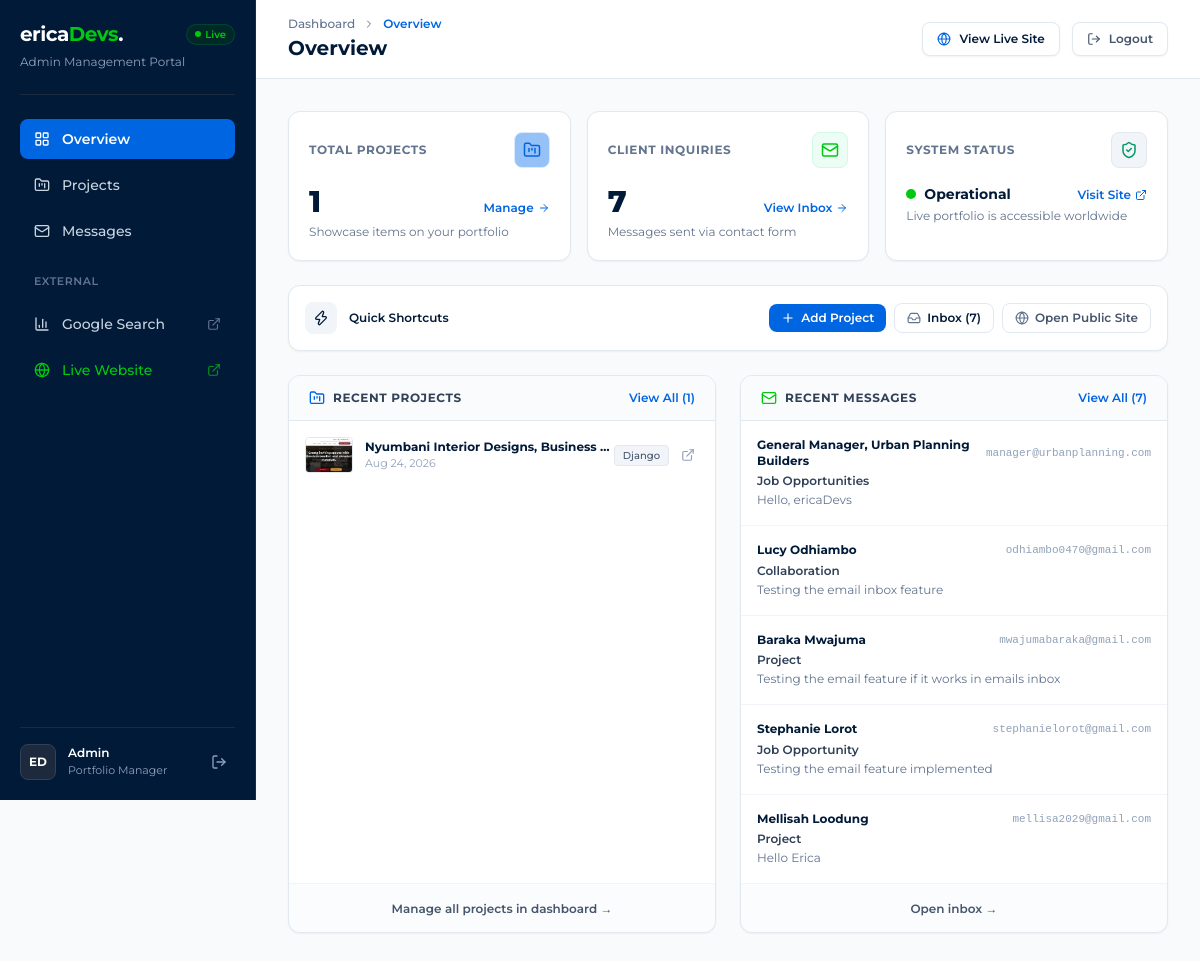
Before: /dashboard/overview/ (signed in) with the older database file.
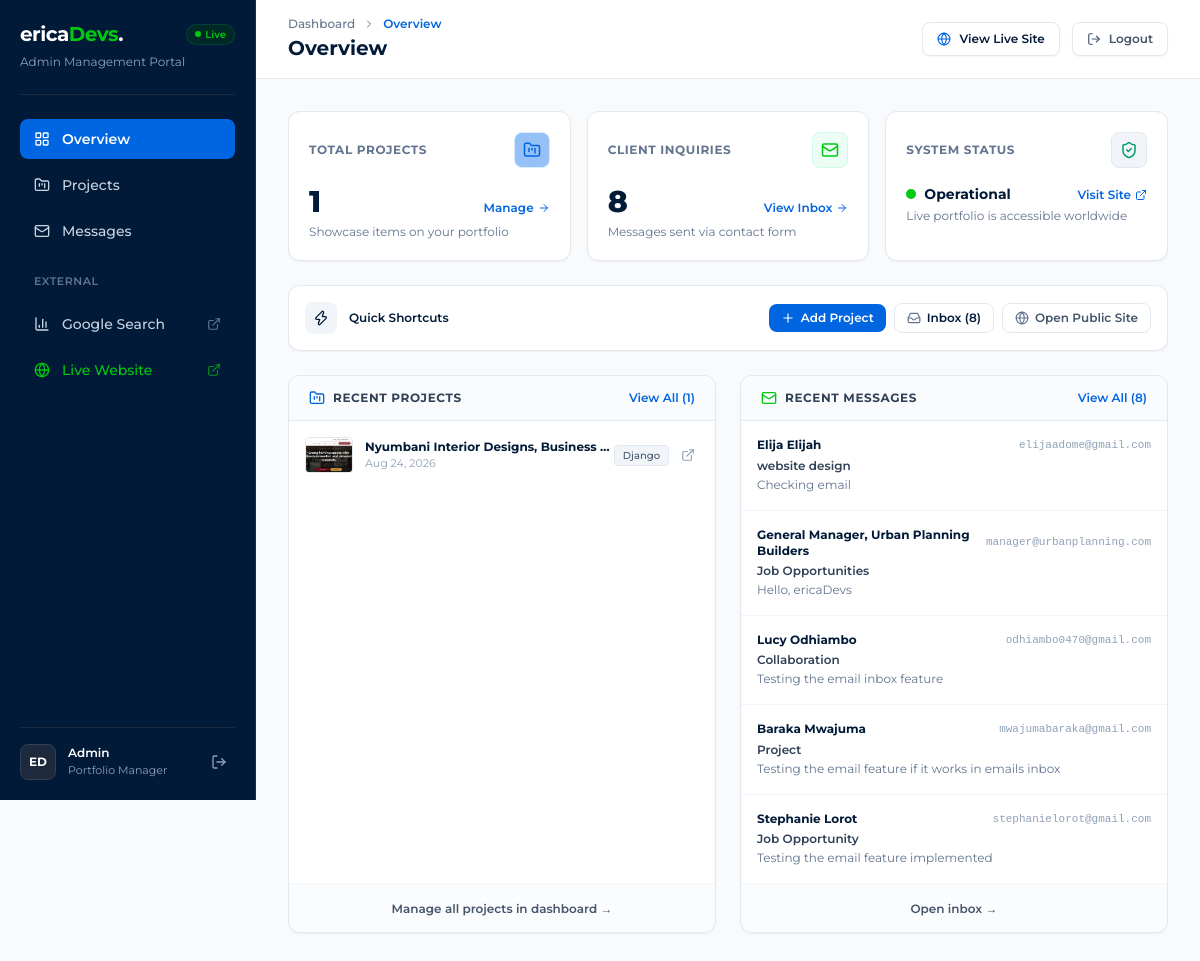
After: the same page with the newer database file.
### Projects/models.py (models this page shows, shortened)
class Project(models.Model):
	title = models.CharField(max_length=200)
	description = models.TextField()
	problem = models.TextField()
	solution = models.TextField()
	cover_photo = models.ImageField(upload_to='projects/', blank=True, null=True)
	technologies = models.JSONField(default=list)
	url = models.URLField(blank=True)
	date = models.DateField()
	slug = models.SlugField(max_length=220, unique=True, editable=False)

### Contacts/models.py (models this page shows, shortened)
class Clients(models.Model):
    full_name = models.CharField(max_length = 150, blank = False)
    email = models.EmailField(max_length = 200, blank = False)
    subject = models.CharField(max_length = 200, blank = False)
    message = models.TextField(blank = False)

### Dashboard/views.py (the view)
# urls.py: path('overview/', views.overview_view, name='overview'),
@login_required
def overview_view(request):
    total_contacts = Clients.objects.count()
    total_projects = Project.objects.count()
    recent_projects = Project.objects.order_by('-date')[:5]
    recent_contacts = Clients.objects.order_by('-id')[:5]
    context = {
        "contacts": total_contacts,
        "projects": total_projects,
        "recent_projects": recent_projects,
        "recent_contacts": recent_contacts,
    }
    return render(request, 'admin/overview.html', context)

### Dashboard/templates/admin/overview.html (shortened to what the changed rows need)
{% extends 'admin/layout.html' %}
{% block page_title %}Overview{% endblock %}
{% block content %}
<section class="space-y-6">
    <div class="grid gap-4 sm:grid-cols-2 lg:grid-cols-3">
        <div class="rounded-xl border border-slate-200 bg-white p-5 shadow-xs transition hover:border-slate-300">
            <div class="mt-4 flex items-baseline justify-between">
                <p class="text-3xl font-extrabold text-navy">{{ contacts }}</p>
                <a href="{% url 'dashboard:contacts' %}" class="inline-flex items-center gap-1 text-xs font-semibold text-blue hover:underline">
                    View Inbox
                    <i data-lucide="arrow-right" class="h-3 w-3"></i>
                </a>
            </div>
        </div>
    </div>
    <div class="flex flex-wrap items-center justify-between gap-3 rounded-xl border border-slate-200 bg-white p-4 shadow-xs">
        <div class="flex flex-wrap items-center gap-2">
            <a href="{% url 'dashboard:projects' %}" class="inline-flex items-center gap-1.5 rounded-lg bg-blue px-3 py-1.5 text-xs font-semibold text-white hover:bg-blue-hover transition">
                <i data-lucide="plus" class="h-3.5 w-3.5"></i>
                Add Project
            </a>
            <a href="{% url 'dashboard:contacts' %}" class="inline-flex items-center gap-1.5 rounded-lg border border-slate-200 bg-white px-3 py-1.5 text-xs font-semibold text-navy hover:bg-slate-50 transition">
                <i data-lucide="inbox" class="h-3.5 w-3.5 text-slate-500"></i>
                Inbox ({{ contacts }})
            </a>
            <a href="/" target="_blank" class="inline-flex items-center gap-1.5 rounded-lg border border-slate-200 bg-white px-3 py-1.5 text-xs font-semibold text-slate-600 hover:bg-slate-50 transition">
                <i data-lucide="globe" class="h-3.5 w-3.5 text-slate-500"></i>
                Open Public Site
            </a>
        </div>
    </div>
    <div class="grid gap-6 lg:grid-cols-2">
        <div class="rounded-xl border border-slate-200 bg-white shadow-xs overflow-hidden flex flex-col justify-between">
            <div>
                <div class="divide-y divide-slate-100">
                    {% if recent_projects %}
                        {% for p in recent_projects %}
                        <div class="flex items-center justify-between p-4 hover:bg-slate-50/60 transition">
                            <div class="flex items-center gap-3 min-w-0">
                                {% if p.cover_photo %}
                                    <img src="{{ p.cover_photo.url }}" alt="{{ p.title }}" class="h-9 w-12 rounded object-cover border border-slate-200 shrink-0" />
                                {% else %}
                                    <div class="flex h-9 w-12 items-center justify-center rounded border border-slate-200 bg-slate-100 text-slate-400 shrink-0">
                                        <i data-lucide="image" class="h-4 w-4"></i>
                                    </div>
                                {% endif %}
                                <div class="min-w-0">
                                    <p class="text-xs font-bold text-navy truncate">{{ p.title }}</p>
                                    <p class="text-[11px] text-slate-400">{{ p.date|date:"M d, Y" }}</p>
                                </div>
                            </div>
                            <div class="shrink-0 flex items-center gap-2">
                                {% if p.technologies %}
                                    <span class="hidden sm:inline-block rounded bg-slate-100 px-2 py-0.5 text-[10px] font-medium text-slate-600 border border-slate-200">
                                        {{ p.technologies.0 }}
                                    </span>
                                {% endif %}
                                <a href="{% url 'projects:detail' p.slug %}" target="_blank" class="rounded p-1 text-slate-400 hover:text-blue transition" title="Preview project">
                                    <i data-lucide="external-link" class="h-3.5 w-3.5"></i>
                                </a>
                            </div>
                        </div>
                        {% endfor %}
                    {% endif %}
                </div>
            </div>
        </div>
        <div class="rounded-xl border border-slate-200 bg-white shadow-xs overflow-hidden flex flex-col justify-between">
            <div>
                <div class="flex items-center justify-between border-b border-slate-200 bg-slate-50/70 px-5 py-3.5">
                    <div class="flex items-center gap-2">
                        <i data-lucide="mail" class="h-4 w-4 text-green"></i>
                        <h3 class="text-xs font-bold uppercase tracking-wider text-slate-700">Recent Messages</h3>
                    </div>
                    <a href="{% url 'dashboard:contacts' %}" class="text-xs font-semibold text-blue hover:underline">
                        View All ({{ contacts }})
                    </a>
                </div>
                <div class="divide-y divide-slate-100">
                    {% if recent_contacts %}
                        {% for c in recent_contacts %}
                        <div class="p-4 hover:bg-slate-50/60 transition">
                            <div class="flex items-center justify-between">
                                <p class="text-xs font-bold text-navy">{{ c.full_name }}</p>
                                <span class="text-[11px] font-mono text-slate-400">{{ c.email }}</span>
                            </div>
                            <p class="text-xs font-semibold text-slate-700 mt-1">{{ c.subject }}</p>
                            <p class="text-xs text-slate-500 mt-0.5 line-clamp-1 leading-normal">{{ c.message }}</p>
                        </div>
                        {% endfor %}
                    {% else %}
                        <div class="p-8 text-center">
                            <i data-lucide="inbox" class="mx-auto h-8 w-8 text-slate-300"></i>
                            <p class="mt-2 text-xs font-semibold text-slate-600">No inquiries received yet</p>
                            <p class="text-[11px] text-slate-400 mt-1">Messages sent from the contact form will appear here.</p>
                        </div>
                    {% endif %}
                </div>
            </div>
        </div>
    </div>
</section>
{% endblock %}

Changed rows visible on the page:
no longer on this page (row unchanged): Clients: full_name "Mellisah Loodung", email "mellisa2029@gmail.com", subject "Project", message "Hello Erica"
added Clients: full_name "Elija Elijah", email "elijaadome@gmail.com", subject "website design", message "Checking email"
Other visible differences:
{{ contacts }}: "7" → "8"
